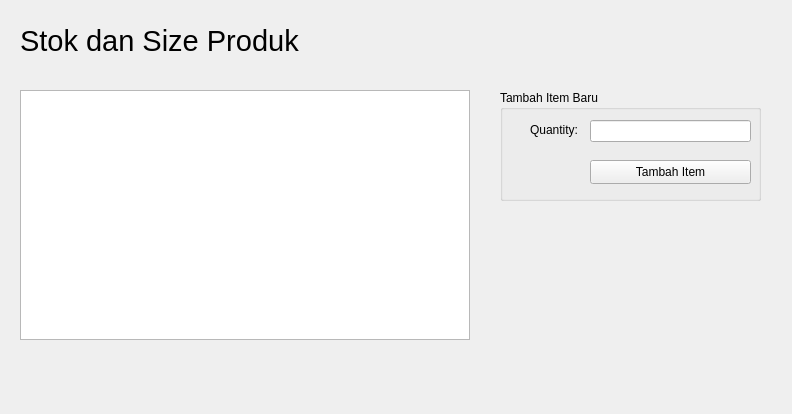
<?xml version="1.0" encoding="UTF-8"?>
<ui version="4.0">
 <class>Form</class>
 <widget class="QWidget" name="Form">
  <property name="geometry">
   <rect>
    <x>0</x>
    <y>0</y>
    <width>792</width>
    <height>414</height>
   </rect>
  </property>
  <property name="windowTitle">
   <string>Form</string>
  </property>
  <widget class="QLabel" name="label">
   <property name="geometry">
    <rect>
     <x>20</x>
     <y>20</y>
     <width>281</width>
     <height>41</height>
    </rect>
   </property>
   <property name="font">
    <font>
     <pointsize>22</pointsize>
    </font>
   </property>
   <property name="text">
    <string>Stok dan Size Produk</string>
   </property>
  </widget>
  <widget class="QTableView" name="tableView">
   <property name="geometry">
    <rect>
     <x>20</x>
     <y>90</y>
     <width>450</width>
     <height>250</height>
    </rect>
   </property>
   <property name="selectionMode">
    <enum>QAbstractItemView::SingleSelection</enum>
   </property>
   <property name="selectionBehavior">
    <enum>QAbstractItemView::SelectRows</enum>
   </property>
   <property name="cornerButtonEnabled">
    <bool>false</bool>
   </property>
  </widget>
  <widget class="QGroupBox" name="groupBox">
   <property name="geometry">
    <rect>
     <x>500</x>
     <y>90</y>
     <width>261</width>
     <height>111</height>
    </rect>
   </property>
   <property name="title">
    <string>Tambah Item Baru</string>
   </property>
   <widget class="QPushButton" name="button_tambah_item">
    <property name="geometry">
     <rect>
      <x>90</x>
      <y>70</y>
      <width>161</width>
      <height>24</height>
     </rect>
    </property>
    <property name="text">
     <string>Tambah Item</string>
    </property>
   </widget>
   <widget class="QLabel" name="label_5">
    <property name="geometry">
     <rect>
      <x>30</x>
      <y>30</y>
      <width>51</width>
      <height>20</height>
     </rect>
    </property>
    <property name="text">
     <string>Quantity:</string>
    </property>
   </widget>
   <widget class="QLineEdit" name="input_qty">
    <property name="geometry">
     <rect>
      <x>90</x>
      <y>30</y>
      <width>161</width>
      <height>22</height>
     </rect>
    </property>
    <property name="inputMask">
     <string comment="&quot;00&quot;" extracomment="&quot;00&quot;"/>
    </property>
   </widget>
  </widget>
 </widget>
 <tabstops>
  <tabstop>input_qty</tabstop>
  <tabstop>button_tambah_item</tabstop>
  <tabstop>tableView</tabstop>
 </tabstops>
 <resources/>
 <connections/>
</ui>
